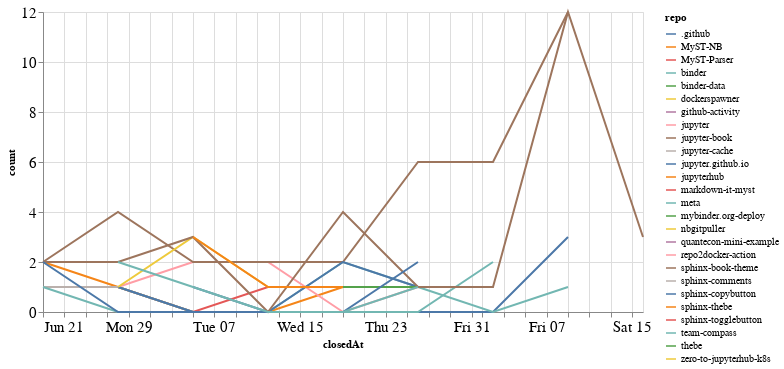

Write notebook code for a chart like this one.
### Code cell
closed_by_time = closed_by.groupby('repo').resample('W', on='closedAt').count()['author'].reset_index()
closed_by_time = closed_by_time.rename(columns={'author': 'count'})

alt.Chart(closed_by_time, width=600).mark_line().encode(
    x='closedAt',
    y='count',
    color='repo',
    tooltip="repo"
)

### Figure 1 — Vega-Lite specification as saved in the notebook (floating-point values rounded to 4 significant figures)
{"config": {"axisLeft": {"labelFontSize": 15}, "axisBottom": {"labelFontSize": 15}}, "data": {"name": "data-0cd59efc6385799b705fd634f3924475"}, "mark": "line", "encoding": {"color": {"type": "nominal", "field": "repo"}, "tooltip": {"type": "nominal", "field": "repo"}, "x": {"type": "temporal", "field": "closedAt"}, "y": {"type": "quantitative", "field": "count"}}, "width": 600, "$schema": "https://vega.github.io/schema/vega-lite/v4.8.1.json", "datasets": {"data-0cd59efc6385799b705fd634f3924475": [{"repo": ".github", "closedAt": "2020-07-05T00:00:00", "count": 1}, {"repo": ".github", "closedAt": "2020-07-12T00:00:00", "count": 0}, {"repo": ".github", "closedAt": "2020-07-19T00:00:00", "count": 0}, {"repo": ".github", "closedAt": "2020-07-26T00:00:00", "count": 0}, {"repo": ".github", "closedAt": "2020-08-02T00:00:00", "count": 0}, {"repo": ".github", "closedAt": "2020-08-09T00:00:00", "count": 3}, {"repo": "MyST-NB", "closedAt": "2020-06-21T00:00:00", "count": 2}, {"repo": "MyST-NB", "closedAt": "2020-06-28T00:00:00", "count": 1}, {"repo": "MyST-NB", "closedAt": "2020-07-05T00:00:00", "count": 0}, {"repo": "MyST-NB", "closedAt": "2020-07-12T00:00:00", "count": 0}, {"repo": "MyST-NB", "closedAt": "2020-07-19T00:00:00", "count": 1}, {"repo": "MyST-Parser", "closedAt": "2020-06-21T00:00:00", "count": 1}, {"repo": "MyST-Parser", "closedAt": "2020-06-28T00:00:00", "count": 1}, {"repo": "MyST-Parser", "closedAt": "2020-07-05T00:00:00", "count": 0}, {"repo": "MyST-Parser", "closedAt": "2020-07-12T00:00:00", "count": 1}, {"repo": "MyST-Parser", "closedAt": "2020-07-19T00:00:00", "count": 1}, {"repo": "binder", "closedAt": "2020-06-28T00:00:00", "count": 1}, {"repo": "binder", "closedAt": "2020-07-05T00:00:00", "count": 0}, {"repo": "binder", "closedAt": "2020-07-12T00:00:00", "count": 0}, {"repo": "binder", "closedAt": "2020-07-19T00:00:00", "count": 2}, {"repo": "binder", "closedAt": "2020-07-26T00:00:00", "count": 1}, {"repo": "binder", "closedAt": "2020-08-02T00:00:00", "count": 0}, {"repo": "binder", "closedAt": "2020-08-09T00:00:00", "count": 1}, {"repo": "binder-data", "closedAt": "2020-06-21T00:00:00", "count": 1}, {"repo": "dockerspawner", "closedAt": "2020-06-28T00:00:00", "count": 2}, {"repo": "github-activity", "closedAt": "2020-08-09T00:00:00", "count": 2}, {"repo": "jupyter", "closedAt": "2020-06-21T00:00:00", "count": 1}, {"repo": "jupyter", "closedAt": "2020-06-28T00:00:00", "count": 1}, {"repo": "jupyter", "closedAt": "2020-07-05T00:00:00", "count": 2}, {"repo": "jupyter", "closedAt": "2020-07-12T00:00:00", "count": 2}, {"repo": "jupyter", "closedAt": "2020-07-19T00:00:00", "count": 0}, {"repo": "jupyter", "closedAt": "2020-07-26T00:00:00", "count": 1}, {"repo": "jupyter-book", "closedAt": "2020-06-21T00:00:00", "count": 2}, {"repo": "jupyter-book", "closedAt": "2020-06-28T00:00:00", "count": 4}, {"repo": "jupyter-book", "closedAt": "2020-07-05T00:00:00", "count": 2}, {"repo": "jupyter-book", "closedAt": "2020-07-12T00:00:00", "count": 2}, {"repo": "jupyter-book", "closedAt": "2020-07-19T00:00:00", "count": 2}, {"repo": "jupyter-book", "closedAt": "2020-07-26T00:00:00", "count": 6}, {"repo": "jupyter-book", "closedAt": "2020-08-02T00:00:00", "count": 6}, {"repo": "jupyter-book", "closedAt": "2020-08-09T00:00:00", "count": 12}, {"repo": "jupyter-cache", "closedAt": "2020-06-21T00:00:00", "count": 1}, {"repo": "jupyter-cache", "closedAt": "2020-06-28T00:00:00", "count": 1}, {"repo": "jupyter.github.io", "closedAt": "2020-06-28T00:00:00", "count": 1}, {"repo": "jupyter.github.io", "closedAt": "2020-07-05T00:00:00", "count": 0}, {"repo": "jupyter.github.io", "closedAt": "2020-07-12T00:00:00", "count": 0}, {"repo": "jupyter.github.io", "closedAt": "2020-07-19T00:00:00", "count": 2}, {"repo": "jupyter.github.io", "closedAt": "2020-07-26T00:00:00", "count": 1}, {"repo": "jupyterhub", "closedAt": "2020-07-12T00:00:00", "count": 1}, {"repo": "markdown-it-myst", "closedAt": "2020-08-09T00:00:00", "count": 1}, {"repo": "meta", "closedAt": "2020-06-21T00:00:00", "count": 1}, {"repo": "meta", "closedAt": "2020-06-28T00:00:00", "count": 0}, {"repo": "meta", "closedAt": "2020-07-05T00:00:00", "count": 0}, {"repo": "meta", "closedAt": "2020-07-12T00:00:00", "count": 0}, {"repo": "meta", "closedAt": "2020-07-19T00:00:00", "count": 0}, {"repo": "meta", "closedAt": "2020-07-26T00:00:00", "count": 0}, {"repo": "meta", "closedAt": "2020-08-02T00:00:00", "count": 2}, {"repo": "mybinder.org-deploy", "closedAt": "2020-07-19T00:00:00", "count": 1}, {"repo": "mybinder.org-deploy", "closedAt": "2020-07-26T00:00:00", "count": 1}, {"repo": "nbgitpuller", "closedAt": "2020-06-28T00:00:00", "count": 1}, {"repo": "nbgitpuller", "closedAt": "2020-07-05T00:00:00", "count": 3}, {"repo": "nbgitpuller", "closedAt": "2020-07-12T00:00:00", "count": 1}, {"repo": "quantecon-mini-example", "closedAt": "2020-06-21T00:00:00", "count": 1}, {"repo": "repo2docker-action", "closedAt": "2020-07-26T00:00:00", "count": 1}, {"repo": "sphinx-book-theme", "closedAt": "2020-06-21T00:00:00", "count": 2}, {"repo": "sphinx-book-theme", "closedAt": "2020-06-28T00:00:00", "count": 2}, {"repo": "sphinx-book-theme", "closedAt": "2020-07-05T00:00:00", "count": 3}, {"repo": "sphinx-book-theme", "closedAt": "2020-07-12T00:00:00", "count": 0}, {"repo": "sphinx-book-theme", "closedAt": "2020-07-19T00:00:00", "count": 4}, {"repo": "sphinx-book-theme", "closedAt": "2020-07-26T00:00:00", "count": 1}, {"repo": "sphinx-book-theme", "closedAt": "2020-08-02T00:00:00", "count": 1}, {"repo": "sphinx-book-theme", "closedAt": "2020-08-09T00:00:00", "count": 12}, {"repo": "sphinx-book-theme", "closedAt": "2020-08-16T00:00:00", "count": 3}, {"repo": "sphinx-comments", "closedAt": "2020-08-16T00:00:00", "count": 3}, {"repo": "sphinx-copybutton", "closedAt": "2020-06-21T00:00:00", "count": 2}, {"repo": "sphinx-copybutton", "closedAt": "2020-06-28T00:00:00", "count": 0}, {"repo": "sphinx-copybutton", "closedAt": "2020-07-05T00:00:00", "count": 0}, {"repo": "sphinx-copybutton", "closedAt": "2020-07-12T00:00:00", "count": 0}, {"repo": "sphinx-copybutton", "closedAt": "2020-07-19T00:00:00", "count": 0}, {"repo": "sphinx-copybutton", "closedAt": "2020-07-26T00:00:00", "count": 2}, {"repo": "sphinx-thebe", "closedAt": "2020-07-05T00:00:00", "count": 3}, {"repo": "sphinx-thebe", "closedAt": "2020-07-12T00:00:00", "count": 1}, {"repo": "sphinx-thebe", "closedAt": "2020-07-19T00:00:00", "count": 1}, {"repo": "sphinx-togglebutton", "closedAt": "2020-08-09T00:00:00", "count": 3}, {"repo": "team-compass", "closedAt": "2020-06-28T00:00:00", "count": 2}, {"repo": "team-compass", "closedAt": "2020-07-05T00:00:00", "count": 1}, {"repo": "team-compass", "closedAt": "2020-07-12T00:00:00", "count": 0}, {"repo": "team-compass", "closedAt": "2020-07-19T00:00:00", "count": 0}, {"repo": "team-compass", "closedAt": "2020-07-26T00:00:00", "count": 1}, {"repo": "thebe", "closedAt": "2020-07-12T00:00:00", "count": 1}, {"repo": "zero-to-jupyterhub-k8s", "closedAt": "2020-07-05T00:00:00", "count": 1}]}}
